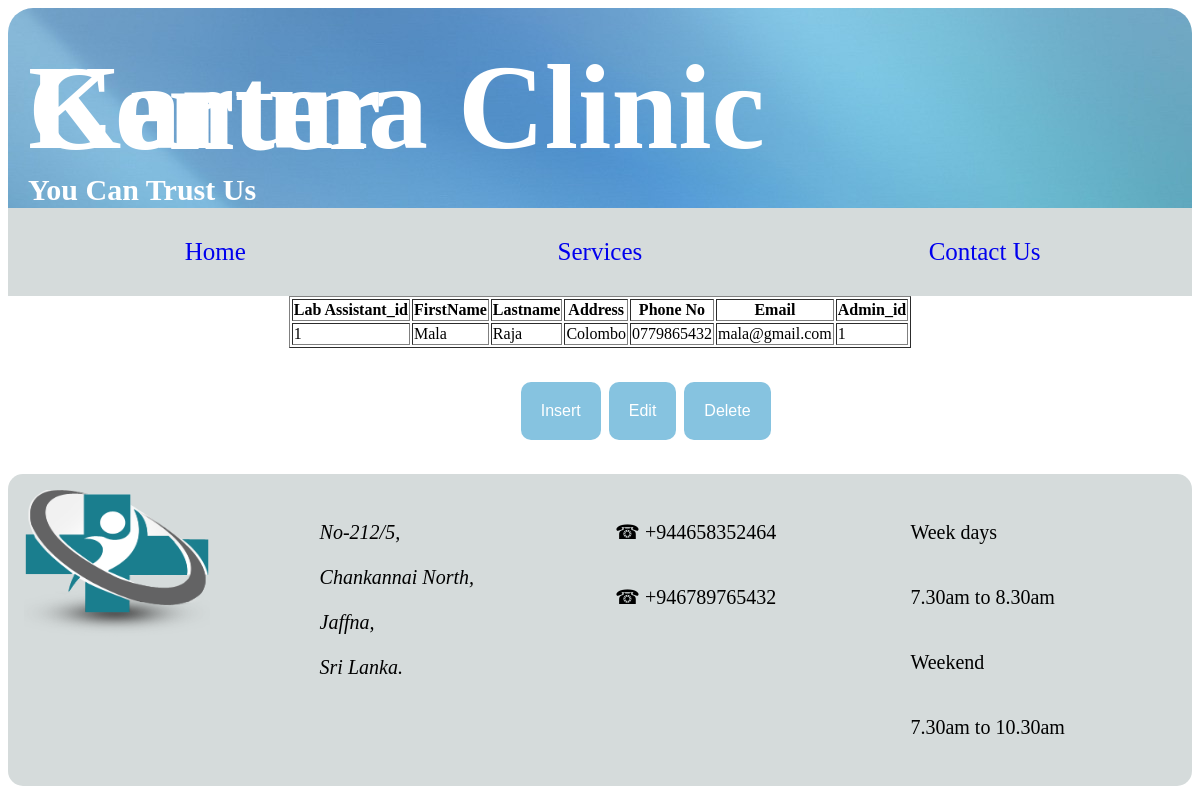
Screenshot of /L_Details.php with the database file from the repository.
### tables this page shows
CREATE TABLE IF NOT EXISTS `lab_assistant` (
  `Labassistant_id` int(10) NOT NULL AUTO_INCREMENT,
  `First_Name` varchar(20) NOT NULL,
  `Last_Name` varchar(20) NOT NULL,
  `Address` varchar(20) NOT NULL,
  `Phone_No` varchar(10) NOT NULL,
  `Email` varchar(20) NOT NULL,
  `Username` varchar(10) NOT NULL,
  `Password` varchar(10) NOT NULL,
  `Admin_id` int(10) NOT NULL DEFAULT '1',
  PRIMARY KEY (`Labassistant_id`),
  KEY `Admin_id` (`Admin_id`)
);

### L_Details.php (the view, shortened to what this page needs)
<!DOCTYPE html>
<html>
<head>
	</head>
<body>
	<div class="title col-12">
	<div class="a col-10">
		<h1>Karuna Clinic Center</h1>
		<h2 style="font-family:Agency FB;font-size:30px;">You Can Trust Us</h2>
		</div>
		<div class="b col-2">
		</div>
	</div>
	<div class="header col-12">
		<div  class="Home col-4">
			<a href="Home.php">Home</a>
		</div>
		<div class="Customer col-4">
			<a href="Services.php">Services</a>
		</div>
		<div class="Contact col-4">
			<a href="Contact.php">Contact Us</a>
		</div>
	</div>
		<?php
$con=mysqli_connect('localhost','root','','karuna_clinic_center');
$sql="SELECT * FROM lab_assistant";
$sqldata=mysqli_query($con,$sql)or die('error getting');
echo "<table border=1 align=center>";
echo "<tr><th>Lab Assistant_id</th><th>FirstName</th><th>Lastname</th><th>Address</th><th>Phone No</th><th>Email</th><th>Admin_id</th></tr>";
while($row=mysqli_fetch_array($sqldata,MYSQLI_ASSOC)){
	echo "<tr><td>";
	echo $row['Labassistant_id'];
	echo "</td><td>";
	echo $row['First_Name'];
	echo "</td><td>";
	echo $row['Last_Name'];
	echo "</td><td>";
	echo $row['Address'];
	echo "</td><td>";
	echo $row['Phone_No'];
	echo "</td><td>";
	echo $row['Email'];
	echo "</td><td>";
	echo $row['Admin_id'];
	echo "</td>";
}
echo "</table>";
?>
<div class="View col-12">
	<div class="data col-5">
	</div>
	<div class="click col-7">
	<a href="L_Insert.php"> <button  class="button" type="submit" class="btn btn-info" align="center" style="border-radius: 10px 10px 10px 10px;">Insert</button></a>
   <a href="L_View.php"><button   class="button" type="submit" class="btn btn-info" align="center" style="border-radius: 10px 10px 10px 10px;">Edit</button></a>
   <a href="L_View.php"><button   class="button" type="submit" class="btn btn-info" align="center" style="border-radius: 10px 10px 10px 10px;">Delete</button></a>
   </div>
	</div>
	<div class="contact col-12">
		<div class="img col-3">
		<img src="images\logo-right.png" width="70%" height="150px">
		</div>
		<div class="address col-3">
		<p style="align:center"><address >No-212/5,</br> Chankannai North,</br> Jaffna,</br> Sri Lanka.</address></p><br/>
		</div>
		<div class="phone col-3">
		<p> &#9742 +944658352464</p>
		<p> &#9742 +946789765432</p>
		</div>
		<div class="time col-3">
		<p style="font-family:Agency FB";>Week days</p>
		<p style="font-family:Agency FB";>7.30am to 8.30am</p>
		<p style="font-family:Agency FB";>Weekend</p>
		<p style="font-family:Agency FB";>7.30am to 10.30am</p>
		</div>
	</div>
</body>
</html>

### L_Details.php (style rules this page uses)
* { box-sizing: border-box; }
.header::after { content: ""; clear: both; display: table; }
[class*="col-"] { float: left; padding: 15px; }
.col-2 { width: 16.66%; }
.col-3 { width: 25%; }
.col-4 { width: 33.33%; }
.col-5 { width: 41.66%; }
.col-7 { width: 58.33%; }
.col-10 { width: 83.33%; }
.col-12 { width: 100%; }
.title { height:200px; background-image:url("Aurora-Soft-Blue-abstract-wallpapers-illusions-polish-shape-abstract-aurora-1920x1080.jpg"); height:200px; border-radius: 25px 25px 0px 0px; font-family:Brush Script MT; font-size:60px; color: white; padding:5px; line-height:0.5px; }
.header { background-color: #d5dbdb; text-decoration: none; font-family:Algerian; color:#0b8276; font-size:25px; text-align:center; }
.button { background-color: #86c3e0; border: none; color: white; padding: 20px; text-align: center; text-decoration: none; display: inline-block; font-size: 16px; margin: 4px 2px; cursor: pointer; align:center; }
.contact { background-color: #d5dbdb ; padding:0.1%; border-radius: 15px; margin-bottom:10px; font-size:20px; line-height:45px; }
a:link { text-decoration:none; }

### rows the page displays
lab_assistant: Labassistant_id "1", First_Name "Mala", Last_Name "Raja", Address "Colombo", Phone_No "0779865432", Email "mala@gmail.com", Admin "1"
